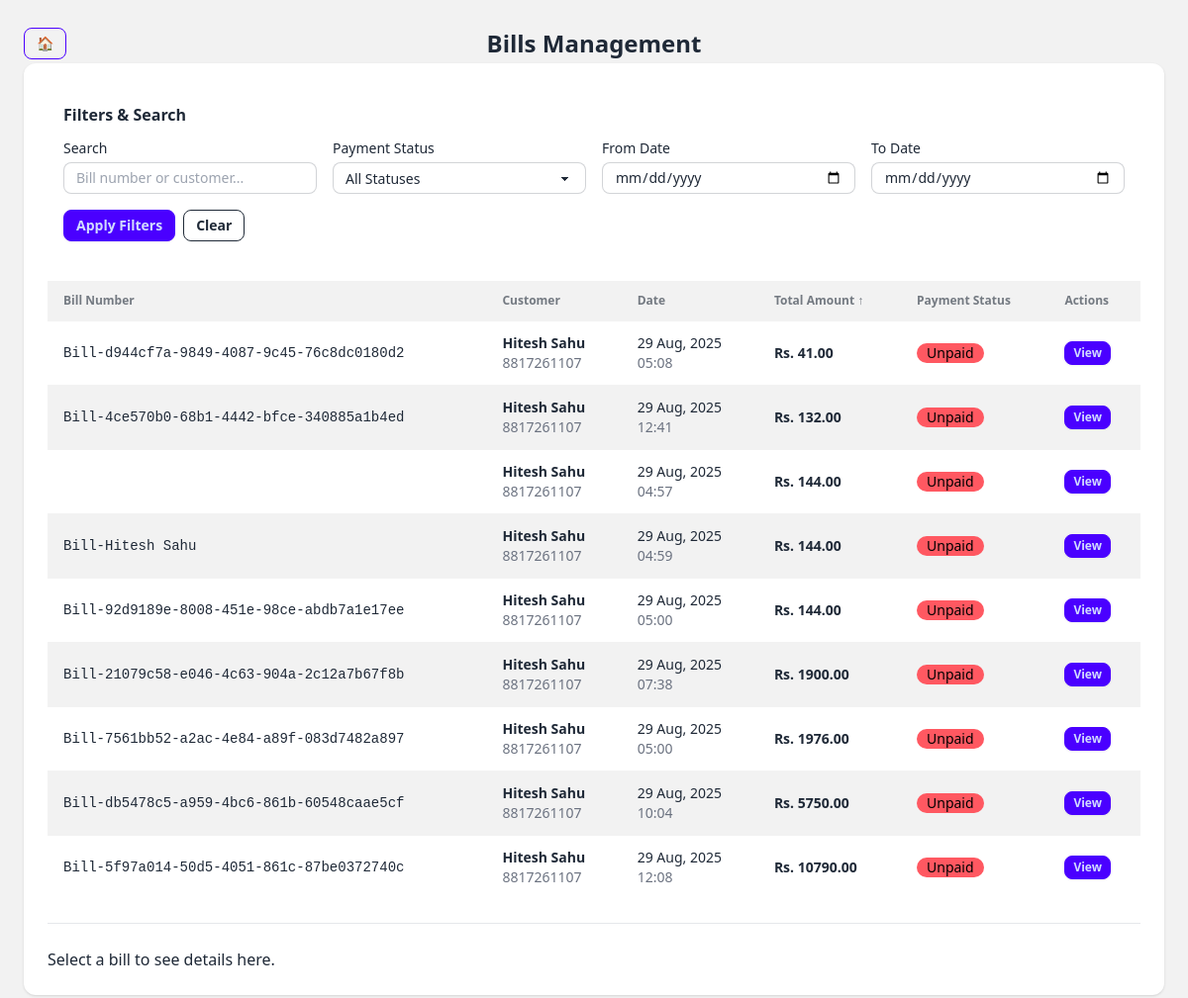
/billing/bills/?ordering=total_amount, run on the app's committed database.
### billing/models.py (models this page shows, shortened)
class Bill(models.Model):
    PAYMENT_STATUS = [
        ("Unpaid", "Unpaid"),
        ("Paid", "Paid"),
        ("Partial", "Partial"),
    ]
    customer = models.ForeignKey(Customer, on_delete=models.CASCADE)
    bill_number = models.CharField(max_length=20, unique=True)
    date = models.DateTimeField(auto_now_add=True)
    subtotal = models.DecimalField(max_digits=12, decimal_places=2, default=0)
    tax = models.DecimalField(max_digits=12, decimal_places=2, default=0)
    discount = models.DecimalField(max_digits=12, decimal_places=2, default=0)
    total_amount = models.DecimalField(max_digits=12, decimal_places=2)
    payment_status = models.CharField(max_length=20, choices=PAYMENT_STATUS, default="Unpaid")
    due_date = models.DateField(blank=True, null=True)
    notes = models.TextField(blank=True, null=True)

class Customer(models.Model):
    name = models.CharField(max_length=150)
    email = models.EmailField(blank=True, null=True)
    phone = models.CharField(max_length=15)
    address = models.TextField(blank=True, null=True)
    gst_number = models.CharField(max_length=20, blank=True, null=True)
    created_at = models.DateTimeField(auto_now_add=True)
    updated_at = models.DateTimeField(auto_now=True)

### billing/views.py (the view)
# urls.py: path('bills/', views.bills_list, name='bills_list'),
def bills_list(request):
    bills = Bill.objects.select_related('customer').all()
    search = request.GET.get('search')
    if search:
        bills = bills.filter(
            Q(bill_number__icontains=search) |
            Q(customer__name__icontains=search) |
            Q(customer__phone__icontains=search)
        )
    status = request.GET.get('status')
    if status:
        bills = bills.filter(payment_status=status)
    date_from = request.GET.get('date_from')
    date_to = request.GET.get('date_to')
    if date_from:
        bills = bills.filter(date__date__gte=date_from)
    if date_to:
        bills = bills.filter(date__date__lte=date_to)
    ordering = request.GET.get('ordering', '-date')  # Default sort by date descending
    if ordering:
        bills = bills.order_by(ordering)
    return render(request, "bill_list.html", {"bills": bills})

### billing/templates/bill_list.html (shortened to what this page needs)
{% load static %}
<!DOCTYPE html>
<html lang="en" data-theme="light">
<head>
    <link href="https://cdn.jsdelivr.net/npm/daisyui@4.12.10/dist/full.min.css" rel="stylesheet" />
    <script src="https://cdn.tailwindcss.com"></script>
</head>
<body class="p-6 bg-base-200">
    <div class="col-span-4 relative flex items-center">
        <a href="{% url 'dashboard' %}" class="btn btn-sm btn-outline btn-primary my-1">
            🏠
        </a>
        <h1 class="absolute left-1/2 -translate-x-1/2 text-2xl font-bold">
            Bills Management
        </h1>
    </div>
    <div class="max-w-7xl mx-auto bg-white shadow p-6 rounded-xl">
        <div class="mb-6 p-4 bg-base-100 rounded-lg">
            <h3 class="font-semibold mb-3">Filters & Search</h3>
            <form method="get" class="grid grid-cols-1 md:grid-cols-4 gap-4">
                <div>
                    <label class="block text-sm font-medium mb-1">Search</label>
                    <input type="text" name="search" value="{{ request.GET.search }}"
                           placeholder="Bill number or customer..."
                           class="input input-sm input-bordered w-full">
                </div>
                <div>
                    <label class="block text-sm font-medium mb-1">Payment Status</label>
                    <select name="status" class="select select-sm select-bordered w-full">
                        <option value="">All Statuses</option>
                    </select>
                </div>
                <div>
                    <label class="block text-sm font-medium mb-1">From Date</label>
                    <input type="date" name="date_from" value="{{ request.GET.date_from }}"
                           class="input input-sm input-bordered w-full">
                </div>
                <div>
                    <label class="block text-sm font-medium mb-1">To Date</label>
                    <input type="date" name="date_to" value="{{ request.GET.date_to }}"
                           class="input input-sm input-bordered w-full">
                </div>
                <div class="md:col-span-4 flex gap-2">
                    <button type="submit" class="btn btn-sm btn-primary">Apply Filters</button>
                    <a href="{% url 'bills_list' %}" class="btn btn-sm btn-outline">Clear</a>
                </div>
            </form>
        </div>
        <div class="overflow-x-auto">
            <table class="table table-zebra w-full">
                <thead>
                    <tr class="bg-base-200">
                        <th>
                            <a href="?bill_number"
                               class="hover:underline">
                                Bill Number
                            </a>
                        </th>
                        <th>
                            <a href="?ordering=customer__name"
                               class="hover:underline">
                                Customer
                            </a>
                        </th>
                        <th>
                            <a href="?ordering=date"
                               class="hover:underline">
                                Date
                            </a>
                        </th>
                        <th>
                            <a href="?ordering={% if request.GET.ordering == 'total_amount' %}-{% endif %}total_amount"
                               class="hover:underline">
                                Total Amount
                                {% if request.GET.ordering == 'total_amount' %}↑{% elif request.GET.ordering == '-total_amount' %}↓{% endif %}
                            </a>
                        </th>
                        <th>Payment Status</th>
                        <th>Actions</th>
                    </tr>
                </thead>
                <tbody>
                    {% for bill in bills %}
                    <tr class="hover:bg-base-100">
                        <td class="font-mono text-sm">{{ bill.bill_number }}</td>
                        <td>
                            <div class="font-semibold">{{ bill.customer.name }}</div>
                            {% if bill.customer.phone %}
                            <div class="text-sm text-gray-500">{{ bill.customer.phone }}</div>
                            {% endif %}
                        </td>
                        <td>
                            <div>{{ bill.date|date:"d M, Y" }}</div>
                            <div class="text-sm text-gray-500">{{ bill.date|date:"H:i" }}</div>
                        </td>
                        <td class="font-semibold">Rs. {{ bill.total_amount }}</td>
                        <td>
                            {% if bill.payment_status == 'Paid' %}
                                <span class="badge badge-success">{{ bill.payment_status }}</span>
                            {% elif bill.payment_status == 'Unpaid' %}
                                <span class="badge badge-error">{{ bill.payment_status }}</span>
                            {% else %}
                                <span class="badge badge-warning">{{ bill.payment_status }}</span>
                            {% endif %}
                        </td>
                        <td>
                            <div class="flex gap-2">
                                <a href="{% url 'bill_detail_htmx' bill.pk %}"
                                   class="btn btn-xs btn-primary">View</a>
                            </div>
                        </td>
                    </tr>
                    {% endfor %}
                </tbody>
            </table>
        </div>
        <hr class="my-6" />
        <div id="bill-detail">
            <p>Select a bill to see details here.</p>
        </div>
    </div>
</body>
</html>

### data on the page
Bill: bill_number "Bill-d944cf7a-9849-4087-9c45-76c8dc0180d2", customer.name "Hitesh Sahu", customer.phone "8817261107", date "29 Aug, 2025", date "05:08", total_amount "41.00", payment_status "Unpaid"
Bill: bill_number "Bill-4ce570b0-68b1-4442-bfce-340885a1b4ed", customer.name "Hitesh Sahu", customer.phone "8817261107", date "29 Aug, 2025", date "12:41", total_amount "132.00", payment_status "Unpaid"
Bill: customer.name "Hitesh Sahu", customer.phone "8817261107", date "29 Aug, 2025", date "04:57", total_amount "144.00", payment_status "Unpaid"
Bill: bill_number "Bill-Hitesh Sahu", customer.name "Hitesh Sahu", customer.phone "8817261107", date "29 Aug, 2025", date "04:59", total_amount "144.00", payment_status "Unpaid"
Bill: bill_number "Bill-92d9189e-8008-451e-98ce-abdb7a1e17ee", customer.name "Hitesh Sahu", customer.phone "8817261107", date "29 Aug, 2025", date "05:00", total_amount "144.00", payment_status "Unpaid"
Bill: bill_number "Bill-21079c58-e046-4c63-904a-2c12a7b67f8b", customer.name "Hitesh Sahu", customer.phone "8817261107", date "29 Aug, 2025", date "07:38", total_amount "1900.00", payment_status "Unpaid"
Bill: bill_number "Bill-7561bb52-a2ac-4e84-a89f-083d7482a897", customer.name "Hitesh Sahu", customer.phone "8817261107", date "29 Aug, 2025", date "05:00", total_amount "1976.00", payment_status "Unpaid"
Bill: bill_number "Bill-db5478c5-a959-4bc6-861b-60548caae5cf", customer.name "Hitesh Sahu", customer.phone "8817261107", date "29 Aug, 2025", date "10:04", total_amount "5750.00", payment_status "Unpaid"
Bill: bill_number "Bill-5f97a014-50d5-4051-861c-87be0372740c", customer.name "Hitesh Sahu", customer.phone "8817261107", date "29 Aug, 2025", date "12:08", total_amount "10790.00", payment_status "Unpaid"
